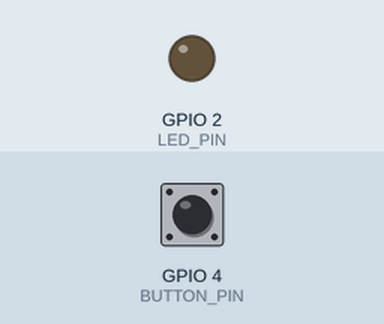
The program below on a simulated ESP32. Shown: output pins drawn as LEDs (lit = HIGH). The test bench sets the inputs (shaded band); at power-on: GPIO 4 (BUTTON_PIN) HIGH.

Above: at 1.2 s.
1.3 s: GPIO 4 (BUTTON_PIN) pulled LOW for 0.15 s
At 2.2 s:
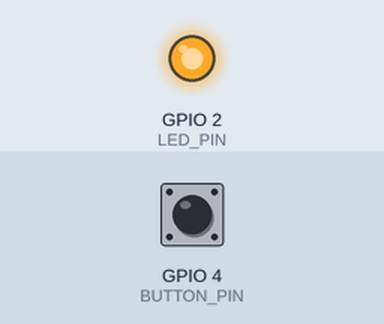
Timing chart, 0 to 4.3 s (numbered marks = the images above; inputs shaded):
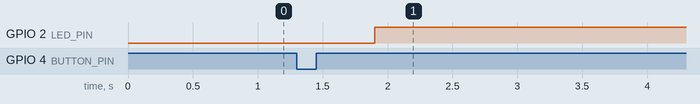

Measured:
- after the input at 1.3 s, GPIO 2 (LED_PIN): LOW → HIGH after 0.60 s

The program:

main.cpp
```cpp
#include <Arduino.h>
#include <OneButton.h>

#define LED_PIN 2
#define BUTTON_PIN 4

OneButton btn(BUTTON_PIN, true, true);

bool ledState = false;
bool isBlinking = false;
unsigned long lastBlinkTime = 0;

void handleClick() {
  isBlinking = false;
  ledState = !ledState;
  digitalWrite(LED_PIN, ledState ? HIGH : LOW);
}

void handleDoubleClick() {
  isBlinking = !isBlinking;
}

void setup() {
  Serial.begin(115200);

  pinMode(LED_PIN, OUTPUT);
  digitalWrite(LED_PIN, LOW);

  btn.attachClick(handleClick);
  btn.attachDoubleClick(handleDoubleClick);
}

void loop() {
  btn.tick();

  if (isBlinking && (millis() - lastBlinkTime >= 200)) {
    lastBlinkTime = millis();
    digitalWrite(LED_PIN, !digitalRead(LED_PIN));
  }
}
```
